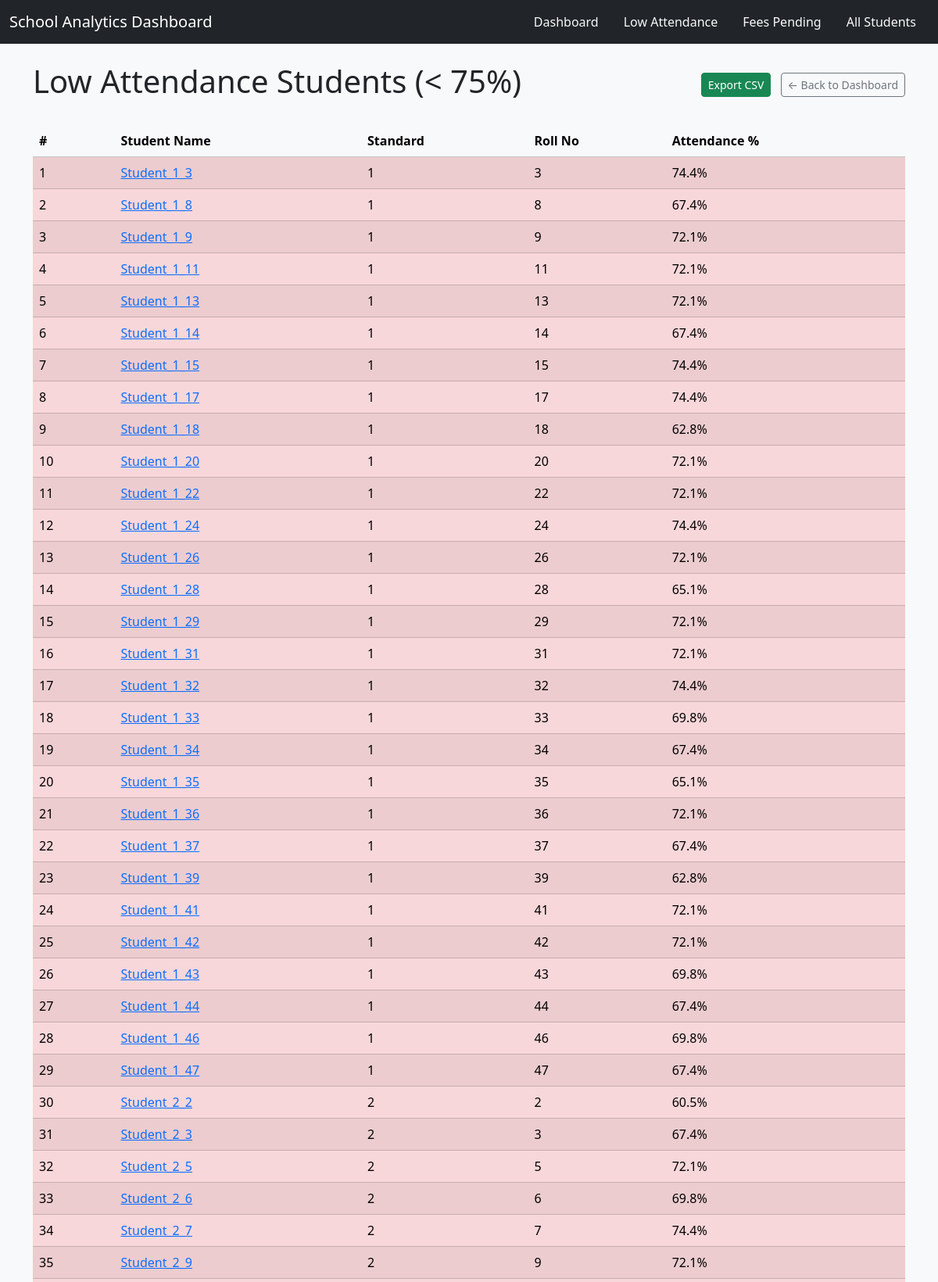
The page /low-attendance (upper part) on the database its author committed.
### models.py (models this page shows)
class Student(db.Model):
    __tablename__ = "students"
    id = db.Column(db.Integer, primary_key=True)
    name = db.Column(db.String(100), nullable=False)
    standard = db.Column(db.Integer, nullable=False)
    roll_no = db.Column(db.Integer, nullable=False)
    parent_name = db.Column(db.String(100))
    parent_email = db.Column(db.String(100))

### app.py (the view, shortened to what this page needs)
@app.route("/low-attendance")
def low_attendance():
    export = request.args.get("export", default="", type=str).lower()
    students = Student.query.all()
    low_students = []
    for s in students:
        total_days = Attendance.query.filter_by(student_id=s.id).count()
        if total_days == 0:
            continue
        present_days = Attendance.query.filter_by(
            student_id=s.id, status="Present"
        ).count()
        percent = round((present_days / total_days) * 100, 1)
        if percent < 75:   # threshold
            low_students.append({
                "id": s.id,
                "name": s.name,
                "standard": s.standard,
                "roll_no": s.roll_no,
                "percent": percent
            })
    low_students.sort(key=lambda x: (x["standard"], x["roll_no"]))
    return render_template("low_attendance.html", students=low_students)

### templates/low_attendance.html
{% extends "base.html" %}
{% block content %}
<div class="d-flex justify-content-between align-items-center mb-4">
    <h1>Low Attendance Students (&lt; 75%)</h1>
    <div>
        <a href="{{ url_for('low_attendance') }}?export=csv" class="btn btn-success btn-sm me-2">
            Export CSV
        </a>
        <a href="{{ url_for('index') }}" class="btn btn-outline-secondary btn-sm">← Back to Dashboard</a>
    </div>
</div>
{% if students %}
    <div class="table-responsive">
        <table class="table table-striped table-hover align-middle">
            <thead class="table-light">
                <tr>
                    <th>#</th>
                    <th>Student Name</th>
                    <th>Standard</th>
                    <th>Roll No</th>
                    <th>Attendance %</th>
                </tr>
            </thead>
            <tbody>
                {% for s in students %}
                <tr class="{% if s.percent < 75 %}table-danger{% endif %}">
                    <td>{{ loop.index }}</td>
<td>
  <a href="{{ url_for('student_detail', student_id=s.id) }}">
    {{ s.name }}
  </a>
</td>
                    <td>{{ s.standard }}</td>
                    <td>{{ s.roll_no }}</td>
                    <td>{{ s.percent }}%</td>
                </tr>
                {% endfor %}
            </tbody>
        </table>
    </div>
{% else %}
    <div class="alert alert-success">
        All students currently have attendance above 75%.
    </div>
{% endif %}
{% endblock %}

### rows shown on the page
Student: name "Student_1_3", standard "1", roll_no "3", percent "74.4"
Student: name "Student_1_8", standard "1", roll_no "8", percent "67.4"
Student: name "Student_1_9", standard "1", roll_no "9", percent "72.1"
Student: name "Student_1_11", standard "1", roll_no "11", percent "72.1"
Student: name "Student_1_13", standard "1", roll_no "13", percent "72.1"
Student: name "Student_1_14", standard "1", roll_no "14", percent "67.4"
Student: name "Student_1_15", standard "1", roll_no "15", percent "74.4"
Student: name "Student_1_17", standard "1", roll_no "17", percent "74.4"
Student: name "Student_1_18", standard "1", roll_no "18", percent "62.8"
Student: name "Student_1_20", standard "1", roll_no "20", percent "72.1"
Student: name "Student_1_22", standard "1", roll_no "22", percent "72.1"
Student: name "Student_1_24", standard "1", roll_no "24", percent "74.4"
Student: name "Student_1_26", standard "1", roll_no "26", percent "72.1"
Student: name "Student_1_28", standard "1", roll_no "28", percent "65.1"
Student: name "Student_1_29", standard "1", roll_no "29", percent "72.1"
Student: name "Student_1_31", standard "1", roll_no "31", percent "72.1"
Student: name "Student_1_32", standard "1", roll_no "32", percent "74.4"
Student: name "Student_1_33", standard "1", roll_no "33", percent "69.8"
Student: name "Student_1_34", standard "1", roll_no "34", percent "67.4"
Student: name "Student_1_35", standard "1", roll_no "35", percent "65.1"
Student: name "Student_1_36", standard "1", roll_no "36", percent "72.1"
Student: name "Student_1_37", standard "1", roll_no "37", percent "67.4"
Student: name "Student_1_39", standard "1", roll_no "39", percent "62.8"
Student: name "Student_1_41", standard "1", roll_no "41", percent "72.1"
Student: name "Student_1_42", standard "1", roll_no "42", percent "72.1"
Student: name "Student_1_43", standard "1", roll_no "43", percent "69.8"
Student: name "Student_1_44", standard "1", roll_no "44", percent "67.4"
Student: name "Student_1_46", standard "1", roll_no "46", percent "69.8"
Student: name "Student_1_47", standard "1", roll_no "47", percent "67.4"
Student: name "Student_2_2", standard "2", roll_no "2", percent "60.5"
Student: name "Student_2_3", standard "2", roll_no "3", percent "67.4"
Student: name "Student_2_5", standard "2", roll_no "5", percent "72.1"
Student: name "Student_2_6", standard "2", roll_no "6", percent "69.8"
Student: name "Student_2_7", standard "2", roll_no "7", percent "74.4"
Student: name "Student_2_9", standard "2", roll_no "9", percent "72.1"
